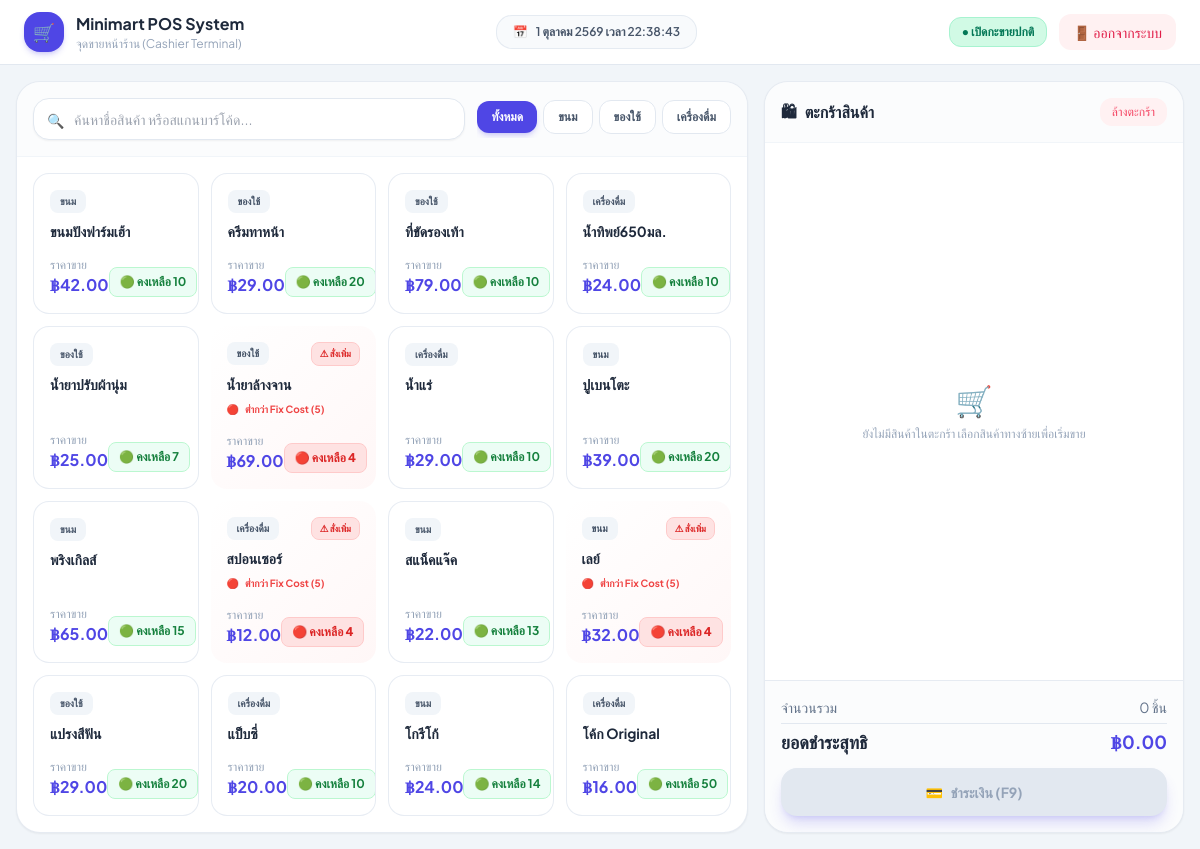
Screenshot of /cashier/pos.php with the database file from the repository.
### tables this page shows
CREATE TABLE `categories` (
  `id` int(11) NOT NULL,
  `name` varchar(100) NOT NULL
);

CREATE TABLE `products` (
  `id` int(11) NOT NULL,
  `barcode` varchar(50) DEFAULT NULL,
  `name` varchar(150) NOT NULL,
  `category_id` int(11) NOT NULL,
  `price` decimal(10,2) NOT NULL,
  `cost` decimal(10,2) NOT NULL,
  `stock_qty` int(11) NOT NULL DEFAULT 0,
  `min_stock` int(11) NOT NULL DEFAULT 5,
  `received_date` date NOT NULL DEFAULT curdate(),
  `expire_date` date DEFAULT NULL,
  `image` varchar(255) DEFAULT NULL,
  `updated_at` timestamp NOT NULL DEFAULT current_timestamp() ON UPDATE current_timestamp()
);

### cashier/pos.php (the view, shortened to what this page needs)
<?php
require_once '../db.php';
$categories =$pdo->query("SELECT * FROM categories ORDER BY name ASC")->fetchAll();
$search =$_GET['search'] ?? '';
$cat_id =$_GET['category_id'] ?? '';
$sql = "SELECT p.*, c.name as category_name FROM products p JOIN categories c ON p.category_id = c.id WHERE p.stock_qty > 0";
$params = [];
$sql .= " ORDER BY p.name ASC";
$stmt = $pdo->prepare($sql);
$stmt->execute($params);
$products =$stmt->fetchAll();
?>
<!DOCTYPE html>
<html lang="th">
<head>
    <script src="https://cdn.tailwindcss.com"></script>
</head>
<body class="bg-slate-100 h-screen overflow-hidden flex flex-col">
    <header class="bg-white border-b border-slate-200 px-6 py-3 flex justify-between items-center shrink-0">
        <div class="flex items-center gap-3">
            <div class="w-10 h-10 bg-indigo-600 rounded-2xl flex items-center justify-center text-white font-bold text-lg shadow-md shadow-indigo-600/20">
                🛒
            </div>
            <div>
                <h1 class="font-bold text-slate-800 text-base">Minimart POS System</h1>
                <p class="text-xs text-slate-400">จุดขายหน้าร้าน (Cashier Terminal)</p>
            </div>
        </div>
        <div class="hidden md:flex items-center gap-2 bg-slate-50 border border-slate-200/80 px-4 py-2 rounded-2xl text-xs font-semibold text-slate-600">
            <span>📅</span>
            <span id="currentDateTime">กำลังโหลดเวลา...</span>
        </div>
        <div class="flex items-center gap-3">
            <span class="text-xs font-semibold bg-emerald-100 text-emerald-700 px-3 py-1.5 rounded-xl border border-emerald-200">
                ● เปิดกะขายปกติ
            </span>
            <button onclick="openModal('logoutModal')" type="button" class="text-sm text-rose-600 hover:text-rose-700 font-medium transition bg-rose-50 hover:bg-rose-100 px-3.5 py-2 rounded-xl flex items-center gap-1">
                🚪 ออกจากระบบ
            </button>
        </div>
    </header>
    <div class="flex-1 flex overflow-hidden p-4 gap-4">
        <div class="flex-1 flex flex-col bg-white rounded-3xl shadow-sm border border-slate-200/85 overflow-hidden">
            <div class="p-4 border-b border-slate-100 flex flex-wrap gap-3 items-center justify-between bg-slate-50/50">
                <form method="GET" class="flex-1 min-w-[240px] relative">
                    <input type="text" name="search" value="<?= htmlspecialchars($search) ?>" placeholder="ค้นหาชื่อสินค้า หรือสแกนบาร์โค้ด..." class="w-full pl-10 pr-4 py-2.5 bg-white border border-slate-200 rounded-2xl text-sm focus:outline-none focus:border-indigo-500 shadow-sm">
                    <span class="absolute left-3.5 top-3 text-slate-400 text-sm">🔍</span>
                </form>
                <div class="flex items-center gap-1.5 overflow-x-auto max-w-full pb-1">
                    <a href="pos.php<?= !empty($search) ? '?search=' . urlencode($search) : '' ?>" class="px-3.5 py-2 rounded-xl text-xs font-semibold transition <?= empty($cat_id) ? 'bg-indigo-600 text-white shadow-md shadow-indigo-600/20' : 'bg-white border border-slate-200 text-slate-600 hover:bg-slate-100' ?>">
                        ทั้งหมด
                    </a>
                    <?php foreach ($categories as$cat): ?>
                        <a href="pos.php?category_id=<?= $cat['id'] ?><?= !empty($search) ? '&search=' . urlencode($search) : '' ?>" class="px-3.5 py-2 rounded-xl text-xs font-semibold transition whitespace-nowrap <?= $cat_id ==$cat['id'] ? 'bg-indigo-600 text-white shadow-md shadow-indigo-600/20' : 'bg-white border border-slate-200 text-slate-600 hover:bg-slate-100' ?>">
                            <?= htmlspecialchars($cat['name']) ?>
                        </a>
                    <?php endforeach; ?>
                </div>
            </div>
            <div class="flex-1 overflow-y-auto p-4">
                <?php if (count($products) > 0): ?>
                    <div class="grid grid-cols-2 md:grid-cols-3 lg:grid-cols-4 gap-3">
                        <?php foreach ($products as $p): ?>
                            <?php
                                $stockQty = (int) $p['stock_qty'];
                                $fixCost = (int) ($p['min_stock'] ?? 0);
                                $isLowStock = $fixCost > 0 && $stockQty < $fixCost;
                            ?>
                            <div
                                onclick="addToCart(<?= htmlspecialchars(json_encode($p)) ?>)"
                                class="<?= $isLowStock
                                    ? 'low-stock-card'
                                    : 'bg-white border border-slate-200/80 hover:border-indigo-500 hover:shadow-lg hover:shadow-indigo-500/5'
                                ?> rounded-2xl p-4 cursor-pointer transition flex flex-col justify-between group relative overflow-hidden"
                            >
                            <div>
                                <div class="flex items-center justify-between gap-2">
                                    <span class="text-[10px] font-semibold bg-slate-100 text-slate-600 px-2.5 py-1 rounded-lg">
                                        <?= htmlspecialchars($p['category_name']) ?>
                                    </span>
                                    <?php if ($isLowStock): ?>
                                        <span class="low-stock-warning text-[9px] font-extrabold bg-red-100 text-red-600 border border-red-200 px-2 py-1 rounded-lg whitespace-nowrap">
                                            ⚠ สั่งเพิ่ม
                                        </span>
                                    <?php endif; ?>
                                </div>
                                <h3 class="font-bold text-slate-800 text-sm mt-2 line-clamp-2 group-hover:text-indigo-600 transition">
                                    <?= htmlspecialchars($p['name']) ?>
                                </h3>
                                <?php if ($isLowStock): ?>
                                    <div class="mt-2 flex items-center gap-1.5 text-[10px] font-bold text-red-500">
                                        <span class="animate-pulse">🔴</span>
                                        <span>ต่ำกว่า Fix Cost (<?= $fixCost ?>)</span>
                                    </div>
                                <?php endif; ?>
                            </div>
                                <div class="mt-4 flex items-end justify-between">
                                    <div>
                                        <span class="text-xs text-slate-400 block">ราคาขาย</span>
                                        <span class="text-base font-bold text-indigo-600">฿<?= number_format($p['price'], 2) ?></span>
                                    </div>
                                    <?php if ($isLowStock): ?>
                                        <span class="low-stock-badge text-xs font-extrabold px-2.5 py-1.5 rounded-lg whitespace-nowrap">
                                            🔴 คงเหลือ <?= $stockQty ?>
                                        </span>
                                        <?php else: ?>
                                        <span class="normal-stock-badge text-xs font-bold px-2.5 py-1.5 rounded-lg whitespace-nowrap">
                                            🟢 คงเหลือ <?= $stockQty ?>
                                        </span>
                                        <?php endif; ?>
                                </div>
                            </div>
                        <?php endforeach; ?>
                    </div>
                <?php endif; ?>
            </div>
        </div>
        <div class="w-[420px] bg-white rounded-3xl shadow-sm border border-slate-200/85 flex flex-col overflow-hidden shrink-0">
            <div class="p-4 border-b border-slate-100 flex justify-between items-center bg-slate-50/50">
                <h2 class="font-bold text-slate-800 flex items-center gap-2">
                    <span>🛍</span> ตะกร้าสินค้า
                </h2>
                <button onclick="clearCart()" type="button" class="text-xs text-rose-500 hover:text-rose-700 font-medium bg-rose-50 hover:bg-rose-100 px-3 py-1.5 rounded-xl transition">
                    ล้างตะกร้า
                </button>
            </div>
            <div id="cartItemsContainer" class="flex-1 overflow-y-auto divide-y divide-slate-100 p-4">
            </div>
            <div class="p-4 border-t border-slate-200/80 bg-slate-50/50 space-y-3">
                <div class="space-y-1.5 text-sm">
                    <div class="flex justify-between text-slate-500">
                        <span>จำนวนรวม</span>
                        <span id="cartTotalQty">0 ชิ้น</span>
                    </div>
                    <div class="flex justify-between text-lg font-bold text-slate-800 pt-1 border-t border-slate-200">
                        <span>ยอดชำระสุทธิ</span>
                        <span id="cartTotalPrice" class="text-indigo-600">฿0.00</span>
                    </div>
                </div>
                <button onclick="openCheckoutModal()" type="button" id="checkoutBtn" disabled class="w-full py-3.5 bg-indigo-600 hover:bg-indigo-700 disabled:bg-slate-200 disabled:text-slate-400 text-white rounded-2xl font-bold text-sm transition shadow-lg shadow-indigo-600/20 flex items-center justify-center gap-2">
                    <span>💳</span> ชำระเงิน (F9)
                </button>
            </div>
        </div>
    </div>
</body>
</html>

### cashier/pos.php (style rules this page uses)
body { font-family: 'Plus Jakarta Sans', sans-serif; }
.low-stock-card { border-color: #fca5a5 !important; background: linear-gradient(to bottom right, #fff, #fff7f7); animation: lowStockPulse 2s ease-in-out infinite; }
.low-stock-badge { background: #fee2e2; color: #dc2626; border: 1px solid #fecaca; }
.normal-stock-badge { background: #ecfdf5; color: #15803d; border: 1px solid #bbf7d0; }
.low-stock-warning { animation: warningBlink 1.5s ease-in-out infinite; }

### rows the page displays
categories: name "ขนม"
categories: name "ของใช้"
categories: name "เครื่องดื่ม"
products: category.name "ขนม", name "ขนมปังฟาร์มเฮ้า", price "42.00", stock_qty "10"
products: category.name "ของใช้", name "ครีมทาหน้า", price "29.00", stock_qty "20"
products: category.name "ของใช้", name "ที่ขัดรองเท้า", price "79.00", stock_qty "10"
products: category.name "เครื่องดื่ม", name "น้ำทิพย์650มล.", price "24.00", stock_qty "10"
products: category.name "ของใช้", name "น้ำยาปรับผ้านุ่ม", price "25.00", stock_qty "7"
products: category.name "ของใช้", shows "⚠ สั่งเพิ่ม", name "น้ำยาล้างจาน", min_stock "5", price "69.00", stock_qty "4"
products: category.name "เครื่องดื่ม", name "น้ำแร่", price "29.00", stock_qty "10"
products: category.name "ขนม", name "ปูเบนโตะ", price "39.00", stock_qty "20"
products: category.name "ขนม", name "พริงเกิลส์", price "65.00", stock_qty "15"
products: category.name "เครื่องดื่ม", shows "⚠ สั่งเพิ่ม", name "สปอนเซอร์", min_stock "5", price "12.00", stock_qty "4"
products: category.name "ขนม", name "สแน็คแจ๊ค", price "22.00", stock_qty "13"
products: category.name "ขนม", shows "⚠ สั่งเพิ่ม", name "เลย์", min_stock "5", price "32.00", stock_qty "4"
products: category.name "ของใช้", name "แปรงสีฟัน", price "29.00", stock_qty "20"
products: category.name "เครื่องดื่ม", name "แป็บซี่", price "20.00", stock_qty "10"
products: category.name "ขนม", name "โกรีโก้", price "24.00", stock_qty "14"
products: category.name "เครื่องดื่ม", name "โค้ก Original", price "16.00", stock_qty "50"
